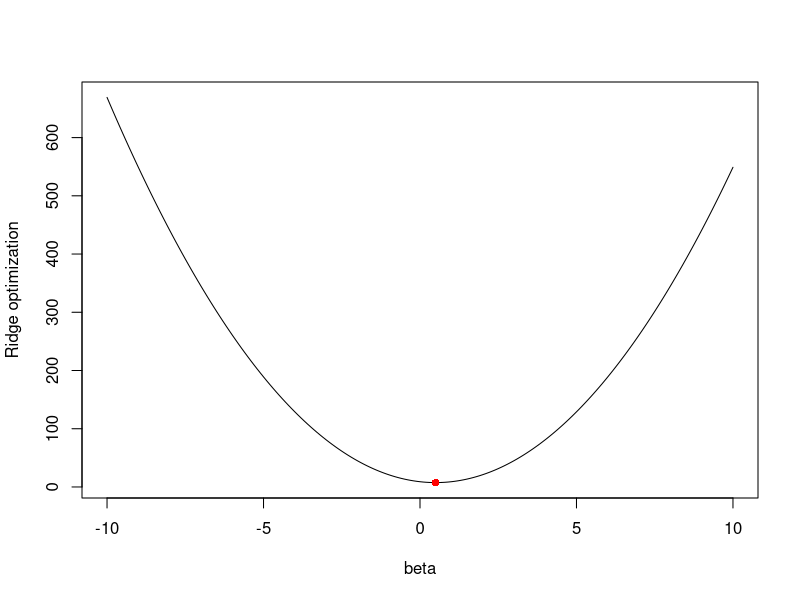
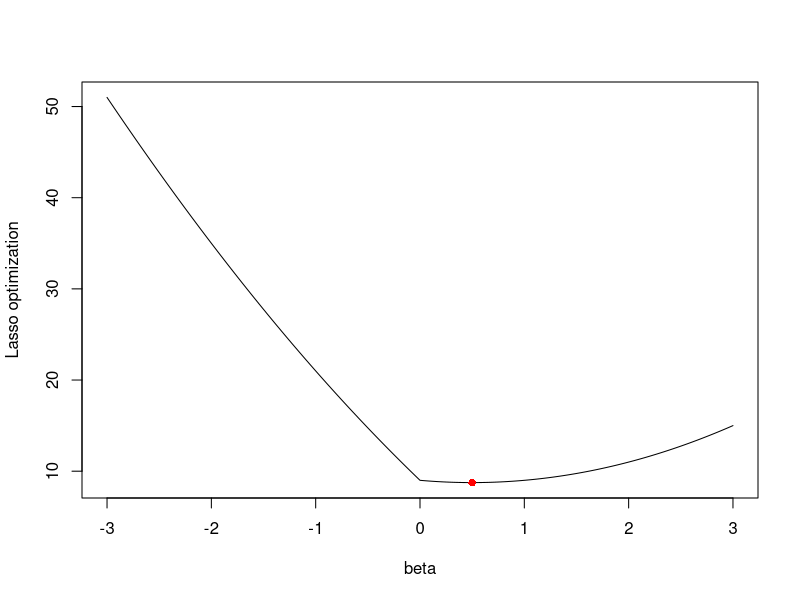
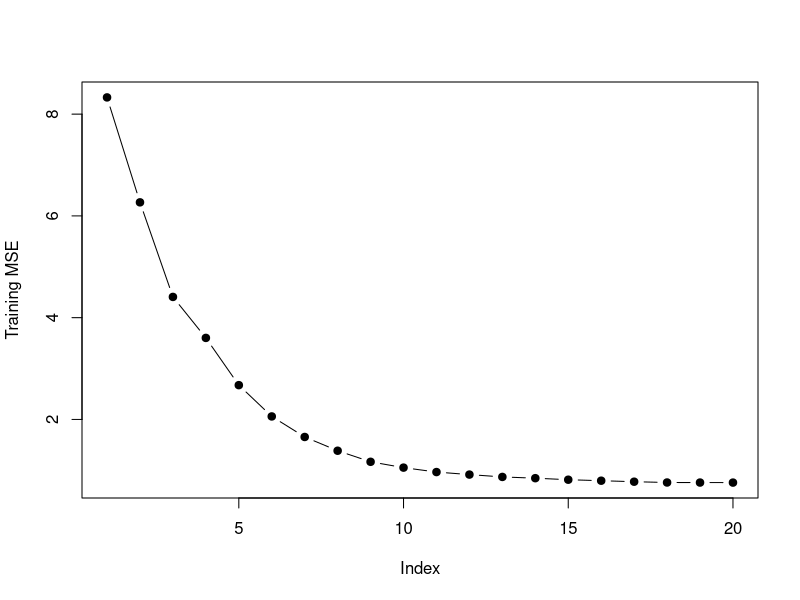
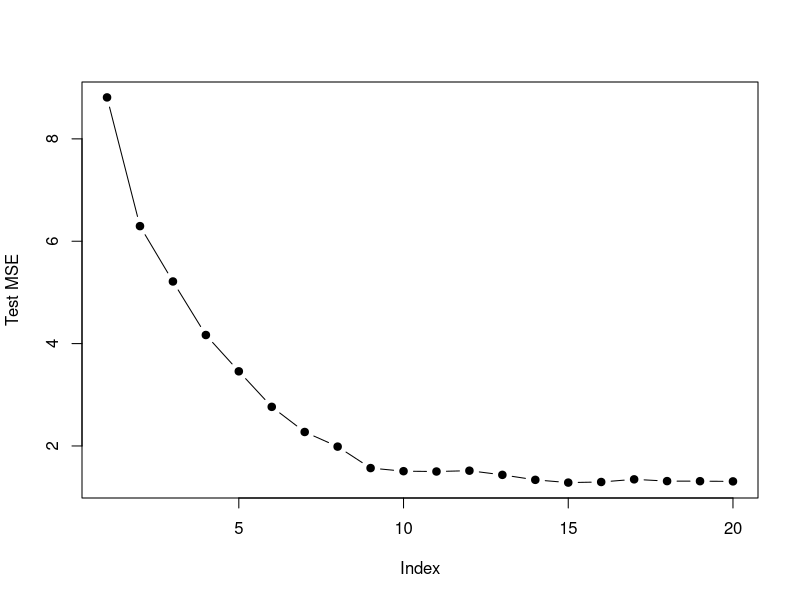
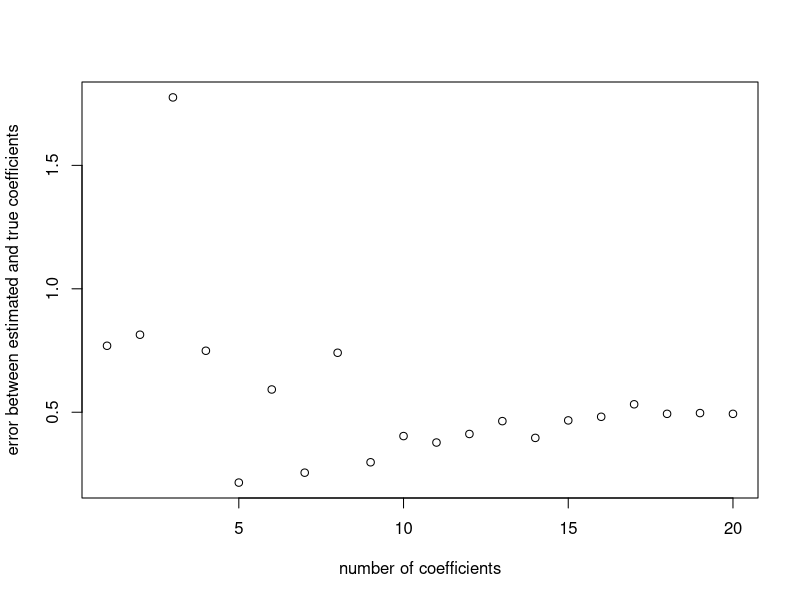

These figures' R source, in order: (Note: this script raises an error after producing the figures.)
# 6 #
# a
y <- 3
lambda <- 5
betas <- seq(-10,10,0.1)
func <- (y-betas)^2+lambda*betas^2
plot(betas,func,type="l",xlab="beta",ylab="Ridge optimization")
est.beta <- y/(1+lambda)
est.func <- (y-est.beta)^2+lambda*est.beta^2
points(est.beta,est.func,col="red",pch=16,lwd=5,cex=1)
# b
betas <- seq(-3,3,0.01)
func<- (y-betas)^2+lambda*abs(betas)
plot(betas,func,type="l",xlab="beta",ylab="Lasso optimization")
est.beta <- y-lambda/2
est.func <- (y-est.beta)^2+lambda*abs(est.beta)
points(est.beta,est.func,col="red",pch=16,cex=1)

# 10 #
# a
set.seed(1)
p <- 20
n <- 1000
x <- matrix(rnorm(n*p),n,p)
B <- rnorm(p)
B[3]  <- 0
B[4]  <- 0
B[9]  <- 0
B[10] <- 0
B[19] <- 0
eps <- rnorm(n)
y <- x %*% B + eps

# b
train <- sample(seq(1000),100,replace=FALSE)
y.train <- y[ train,]
y.test  <- y[-train,]
x.train <- x[ train,]
x.test  <- x[-train,]

# c
library(leaps)
regfit.full <- regsubsets(y~.,data=data.frame(x=x.train,y=y.train),nvmax=p)
val.errors <- rep(NA, p)
x_cols <- colnames(x, do.NULL=FALSE, prefix="x.")
for(i in 1:p)
{
  coefi <- coef(regfit.full,id=i)
  pred  <- as.matrix(x.train[,x_cols%in%names(coefi)])%*%coefi[names(coefi)%in%x_cols]
  val.errors[i] <- mean((y.train-pred)^2)
}
plot(val.errors,ylab="Training MSE",pch=19,type="b")

# d
val.errors <- rep(NA,p)
for(i in 1:p)
{
  coefi <- coef(regfit.full,id=i)
  pred <- as.matrix(x.test[,x_cols%in%names(coefi)])%*%coefi[names(coefi)%in%x_cols]
  val.errors[i] <- mean((y.test-pred)^2)
}
plot(val.errors, ylab = "Test MSE", pch=19, type="b")

# e
which.min(val.errors)

# f
coef(regfit.full, id=14)

# g
val.errors <- rep(NA,p)
a <- rep(NA,p)
b <- rep(NA, p)
for(i in 1:p)
{
  coefi <- coef(regfit.full,id=i)
  a[i]  <- length(coefi)-1
  b[i]  <- sqrt(sum((B[x_cols%in%names(coefi)]-coefi[names(coefi)%in%x_cols])^2)+sum(B[!(x_cols%in%names(coefi))])^2)
}
plot(x=a, y=b, xlab="number of coefficients", ylab="error between estimated and true coefficients")

which.min(b)

# 11 #
# a
set.seed(1)
library(MASS)
library(leaps)
library(glmnet)

# Best subset selection #
predict.regsubsets <- function(object,newdata,id,...){
  form <- as.formula(object$call[[2]])
  mat <- model.matrix(form,newdata)
  coefi <- coef(object,id=id)
  mat[,names(coefi)] %*% coefi
}

k <- 10
p <- ncol(Boston)-1
folds <- sample(rep(1:k,length=nrow(Boston)))
cv.errors <- matrix(NA,k,p)
for(i in 1:k)
{
  best.fit <- regsubsets(crim ~ ., data = Boston[folds!=i, ], nvmax = p)
  for(j in 1:p)
  {
    pred <- predict(best.fit,Boston[folds==i,],id=j)
    cv.errors[i,j] <- mean((Boston$crim[folds==i]-pred)^2)
  }
}
rmse.cv <- sqrt(apply(cv.errors,2,mean))
plot(rmse.cv, pch=19, type="b")

which.min(rmse.cv)
rmse.cv[which.min(rmse.cv)]

#Lasso#
x <- model.matrix(crim~.-1,data=Boston)
y <- Boston$crim
cv.lasso <- cv.glmnet(x,y,type.measure="mse")
plot(cv.lasso)

coef(cv.lasso)

sqrt(cv.lasso$cvm[cv.lasso$lambda == cv.lasso$lambda.1se])

#Ridge regression#
x <- model.matrix(crim~.-1,data=Boston)
y <- Boston$crim
cv.ridge <- cv.glmnet(x, y, type.measure="mse", alpha=0)
plot(cv.ridge)

coef(cv.ridge)

sqrt(cv.ridge$cvm[cv.ridge$lambda == cv.ridge$lambda.1se])

#PCR#
library(pls)
pcr.fit <- pcr(crim~., data = Boston, scale = TRUE, validation = "CV")
summary(pcr.fit)
